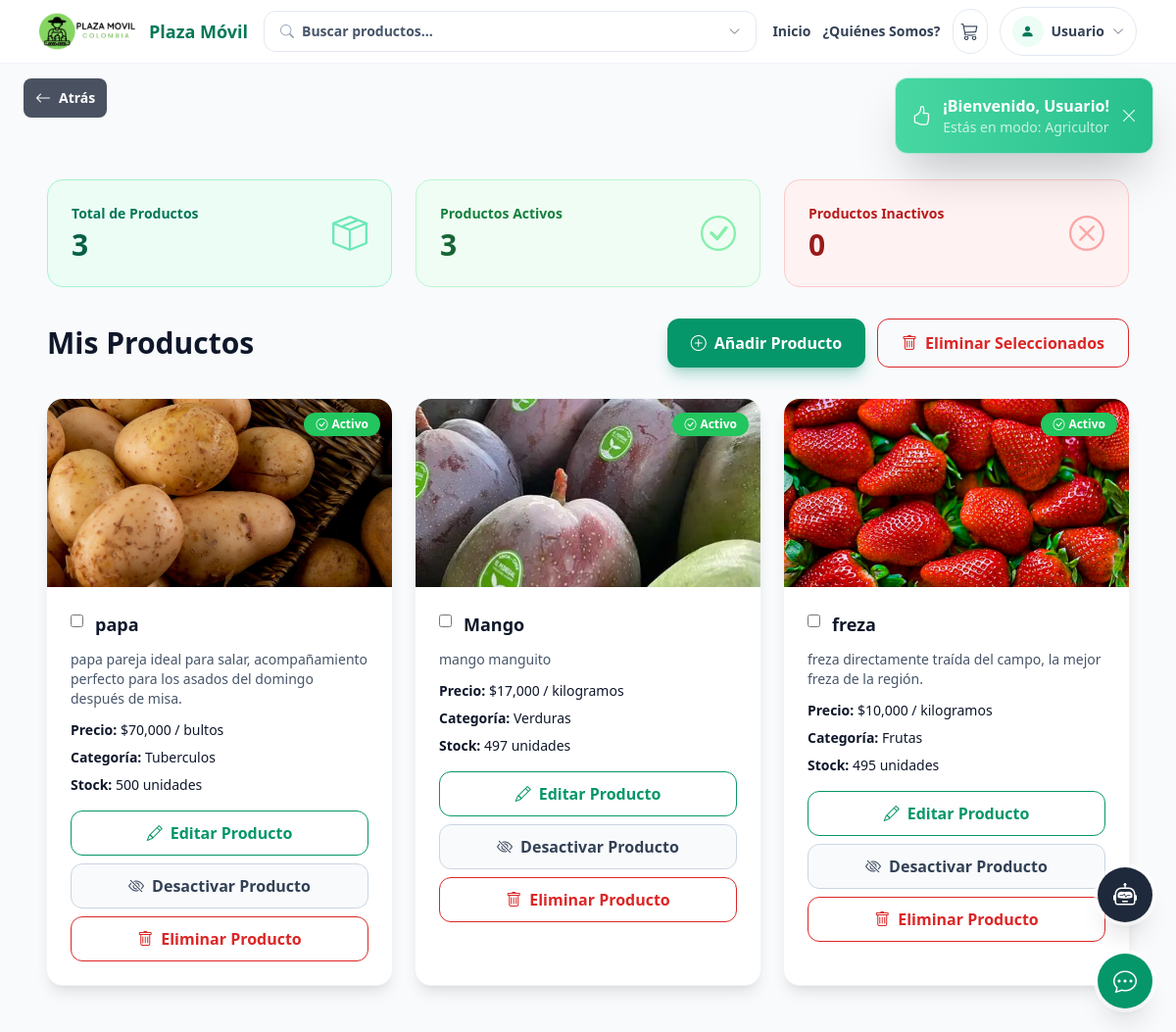
/view/mis_productos.php (signed in), run on the app's committed database.
### tables this page shows
CREATE TABLE `productos` (
  `id_producto` int(11) NOT NULL,
  `id_agricultor` int(10) DEFAULT NULL,
  `id_categoria` int(10) DEFAULT NULL,
  `descripcion` varchar(250) DEFAULT NULL,
  `nombre` varchar(50) DEFAULT NULL,
  `stock` int(20) DEFAULT NULL,
  `precio_unitario` int(10) DEFAULT NULL,
  `id_unidad` int(10) DEFAULT NULL,
  `foto` varchar(100) DEFAULT NULL,
  `fecha_publicacion` date DEFAULT NULL,
  `estado` enum('activo','inactivo') DEFAULT 'activo'
);

CREATE TABLE `unidades_de_medida` (
  `id_unidad` int(11) NOT NULL,
  `nombre` varchar(20) DEFAULT NULL
);

CREATE TABLE `categoria` (
  `id_categoria` int(11) NOT NULL,
  `nombre` varchar(20) DEFAULT NULL,
  `descripcion` varchar(50) DEFAULT NULL
);

### view/mis_productos.php (the view, shortened to what this page needs)
<?php
require_once '../controller/gestion_categorias.php';
$id_agricultor = $_SESSION['user_id_agricultor'] ?? null;
$stmt = $pdo->prepare("
    SELECT p.*, c.nombre AS categoria_nombre, u.nombre AS unidad_nombre
    FROM productos p
    INNER JOIN categoria c ON p.id_categoria = c.id_categoria
    LEFT JOIN unidades_de_medida u ON p.id_unidad = u.id_unidad
    WHERE p.id_agricultor = ?
    ORDER BY p.fecha_publicacion DESC
");
$stmt->execute([$id_agricultor]);
$productos = $stmt->fetchAll(PDO::FETCH_ASSOC);
$activos = count(array_filter($productos, fn($p) => $p['estado'] === 'activo'));
$inactivos = count(array_filter($productos, fn($p) => $p['estado'] === 'inactivo'));
?>
<!DOCTYPE html>
<html lang="es">
<head>
    <script src="https://cdn.tailwindcss.com"></script>
    <link rel="stylesheet" href="https://cdn.jsdelivr.net/npm/bootstrap-icons@1.11.3/font/bootstrap-icons.min.css">
</head>
<body class="bg-slate-50 text-slate-900">
    <?php include '../navbar.php'; ?>
    <div style="height:70px"></div>
    <div class="mx-auto max-w-6xl px-6 py-12">
        <div class="grid grid-cols-1 md:grid-cols-3 gap-6 mb-8">
            <div class="rounded-2xl bg-emerald-50 border border-emerald-200 p-6">
                <div class="flex items-center justify-between">
                    <div>
                        <p class="text-sm font-semibold text-emerald-700 mb-1">Total de Productos</p>
                        <p class="text-3xl font-bold text-emerald-800"><?= count($productos); ?></p>
                    </div>
                    <i class="bi bi-box-seam text-4xl text-emerald-300"></i>
                </div>
            </div>
            <div class="rounded-2xl bg-green-50 border border-green-200 p-6">
                <div class="flex items-center justify-between">
                    <div>
                        <p class="text-sm font-semibold text-green-700 mb-1">Productos Activos</p>
                        <p class="text-3xl font-bold text-green-800"><?= $activos; ?></p>
                    </div>
                    <i class="bi bi-check-circle text-4xl text-green-300"></i>
                </div>
            </div>
            <div class="rounded-2xl bg-red-50 border border-red-200 p-6">
                <div class="flex items-center justify-between">
                    <div>
                        <p class="text-sm font-semibold text-red-700 mb-1">Productos Inactivos</p>
                        <p class="text-3xl font-bold text-red-800"><?= $inactivos; ?></p>
                    </div>
                    <i class="bi bi-x-circle text-4xl text-red-300"></i>
                </div>
            </div>
        </div>
        <div class="flex justify-between items-center mb-8">
            <h1 class="text-3xl font-bold text-slate-900">Mis Productos</h1>
            <div class="flex gap-3">
                <button onclick="document.getElementById('modalAgregar').classList.remove('hidden')"
                        class="rounded-xl bg-emerald-600 hover:bg-emerald-500 text-white font-semibold px-6 py-3 transition shadow-lg shadow-emerald-600/30 flex items-center gap-2">
                    <i class="bi bi-plus-circle"></i>Añadir Producto
                </button>
                <button type="button" id="btnEliminar"
                        class="rounded-xl border border-red-600 text-red-600 font-semibold px-6 py-3 transition hover:bg-red-50 flex items-center gap-2">
                    <i class="bi bi-trash"></i>Eliminar Seleccionados
                </button>
            </div>
        </div>
        <form id="formEliminarProductos" method="POST" action="../controller/eliminarproductos.php">
            <div class="grid grid-cols-1 md:grid-cols-2 lg:grid-cols-3 gap-6">
                <?php foreach ($productos as $producto): ?>
                    <div class="rounded-2xl bg-white shadow-lg ring-1 ring-slate-100 overflow-hidden hover:shadow-xl transition <?= $producto['estado'] === 'inactivo' ? 'opacity-60' : ''; ?>">
                        <div class="relative">
                            <img src="<?php echo !empty($producto['foto']) ? '../img/' . htmlspecialchars($producto['foto']) : '../img/default.png'; ?>"
                                class="w-full h-48 object-cover">
                            <div class="absolute top-3 right-3">
                                <?php if ($producto['estado'] === 'activo'): ?>
                                    <span class="inline-flex items-center gap-1 rounded-full bg-green-500 text-white text-xs font-bold px-3 py-1">
                                        <i class="bi bi-check-circle"></i> Activo
                                    </span>
                                <?php else: ?>
                                    <span class="inline-flex items-center gap-1 rounded-full bg-red-500 text-white text-xs font-bold px-3 py-1">
                                        <i class="bi bi-x-circle"></i> Inactivo
                                    </span>
                                <?php endif; ?>
                            </div>
                        </div>
                        <div class="p-6">
                            <div class="flex items-start gap-3 mb-3">
                                <input type="checkbox" class="producto-checkbox mt-1" name="productos_a_eliminar[]"
                                    value="<?php echo $producto['id_producto']; ?>">
                                <h3 class="text-lg font-bold text-slate-900"><?php echo htmlspecialchars($producto['nombre']); ?></h3>
                            </div>
                            <p class="text-sm text-slate-600 mb-3"><?php echo htmlspecialchars($producto['descripcion']); ?></p>
                            <div class="space-y-2 mb-4">
                                <p class="text-sm"><strong>Precio:</strong> $<?php echo number_format($producto['precio_unitario']); ?> / <?php echo htmlspecialchars($producto['unidad_nombre']); ?></p>
                                <p class="text-sm"><strong>Categoría:</strong> <?php echo htmlspecialchars($producto['categoria_nombre']); ?></p>
                                <p class="text-sm"><strong>Stock:</strong> <?php echo $producto['stock']; ?> unidades</p>
                            </div>
                            <div class="space-y-2">
                                <button type="button" class="w-full rounded-xl border border-emerald-600 text-emerald-600 font-semibold px-4 py-2.5 hover:bg-emerald-50 transition flex items-center justify-center gap-2"
                                    onclick="editarProducto(
                                        <?php echo $producto['id_producto']; ?>,
                                        '<?php echo htmlspecialchars(addslashes($producto['nombre'])); ?>',
                                        '<?php echo htmlspecialchars(addslashes($producto['descripcion'])); ?>',
                                        '<?php echo $producto['precio_unitario']; ?>',
                                        '<?php echo $producto['id_categoria']; ?>',
                                        '<?php echo $producto['stock']; ?>'
                                    )">
                                    <i class="bi bi-pencil"></i>Editar Producto
                                </button>
                                <form method="POST" action="../controller/toggle_estado_producto.php" class="w-full">
                                    <?php if ($producto['estado'] === 'activo'): ?>
                                        <button type="submit" class="w-full rounded-xl border border-slate-300 text-slate-700 font-semibold px-4 py-2.5 hover:bg-slate-100 transition flex items-center justify-center gap-2 bg-slate-50">
                                            <i class="bi bi-eye-slash"></i>Desactivar Producto
                                        </button>
                                    <?php else: ?>
                                        <button type="submit" class="w-full rounded-xl border border-green-600 text-green-600 font-semibold px-4 py-2.5 hover:bg-green-50 transition flex items-center justify-center gap-2">
                                            <i class="bi bi-check-circle"></i>Activar Producto
                                        </button>
                                    <?php endif; ?>
                                </form>
                                <button type="button" class="w-full rounded-xl border border-red-600 text-red-600 font-semibold px-4 py-2.5 hover:bg-red-50 transition flex items-center justify-center gap-2"
                                    onclick="if(confirm('¿Estás seguro de que deseas eliminar este producto?')) {
                                        const form = document.createElement('form');
                                        form.method = 'POST';
                                        form.action = '../controller/eliminarproductos.php';
                                        const input = document.createElement('input');
                                        input.type = 'hidden';
                                        input.name = 'productos_a_eliminar[]';
                                        input.value = <?php echo $producto['id_producto']; ?>;
                                        form.appendChild(input);
                                        document.body.appendChild(form);
                                        form.submit();
                                    }">
                                    <i class="bi bi-trash"></i>Eliminar Producto
                                </button>
                            </div>
                        </div>
                    </div>
                <?php endforeach; ?>
            </div>
        </form>
    </div>
</body>
</html>

### data on the page
productos: foto (picture), estado "activo" (drawn), nombre "papa", descripcion "papa pareja ideal para salar, acompañamiento perfecto para los asados del domingo después de misa.", precio_unitario "70,000", id_unidad.nombre "bultos", id_categoria.nombre "Tuberculos", stock "500"
productos: foto (picture), estado "activo" (drawn), nombre "Mango", descripcion "mango manguito", precio_unitario "17,000", id_unidad.nombre "kilogramos", id_categoria.nombre "Verduras", stock "497"
productos: foto (picture), estado "activo" (drawn), nombre "freza", descripcion "freza directamente traída del campo, la mejor freza de la región.", precio_unitario "10,000", id_unidad.nombre "kilogramos", id_categoria.nombre "Frutas", stock "495"

### other printed values
$navbarUserName "Usuario"
$navbarUserRole "Agricultor"
count($productos) "3"
$activos "3"
$inactivos "0"
